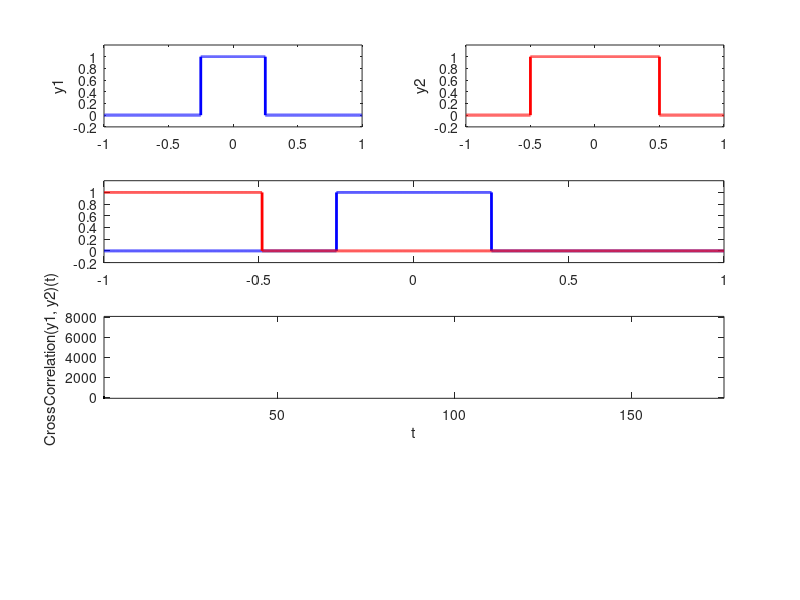
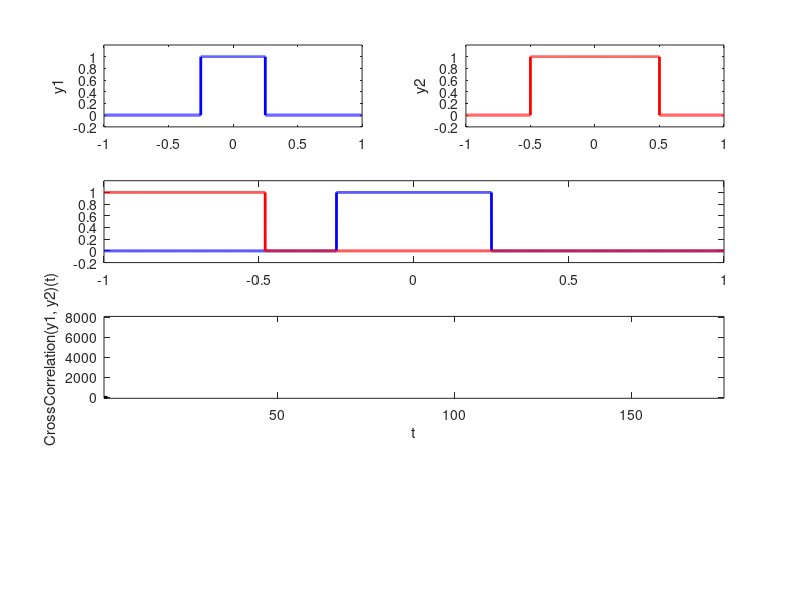
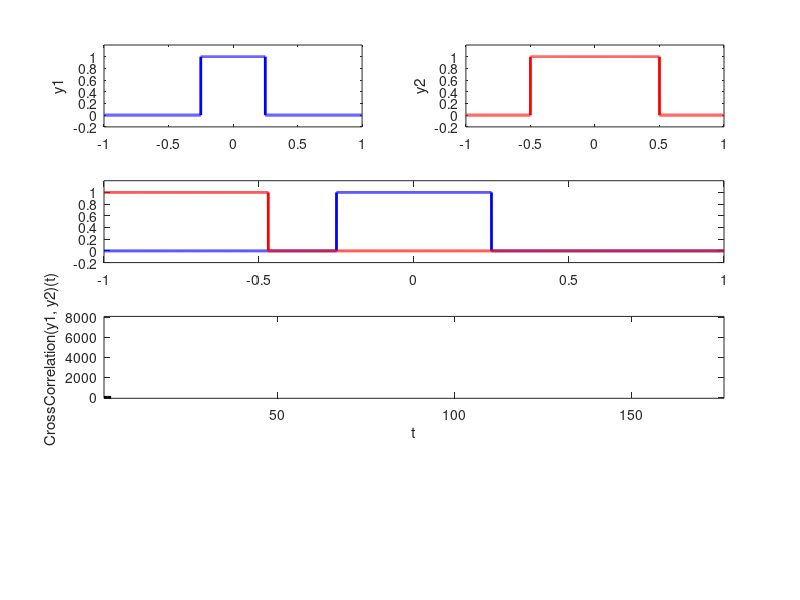
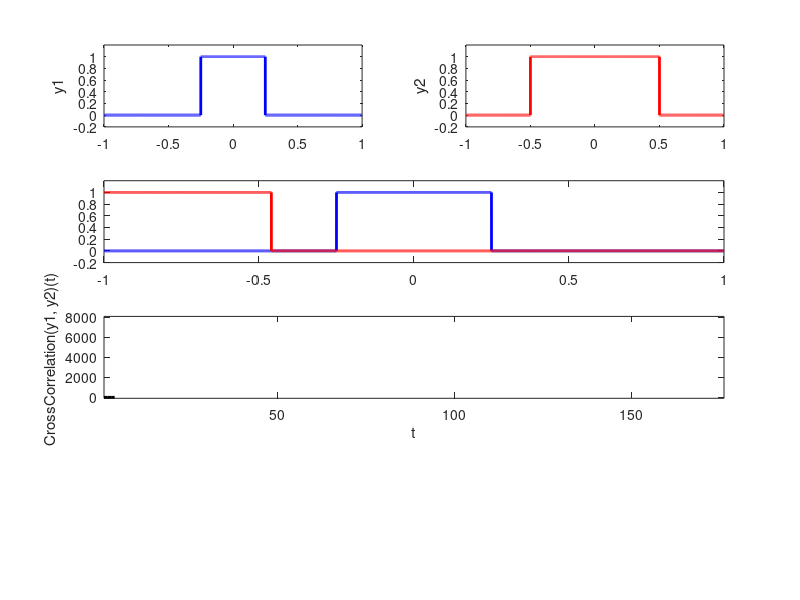

The MATLAB script that drew these images, in order:
%short and long rectangle
function test = test_datatypes()

clc; close all; clear all;

% ========== init some variables:
iteration = 176;
fs = 10000;
t = -1:1/fs:1;

iterationSteps   = 1:1:iteration;
crossCorrelation = zeros(1,iteration);
convolution      = zeros(1,iteration);

set(gcf,'Color',[1 1 1]);


% ========== plot two signals (y1 and y2):
disp('Let y1 and y2 to be defined as following figures:')
disp('============================================================')
y1 = rectpuls(t,0.5);
y2 = rectpuls(t,1);
%y2 = tripuls(t,0.5,-0.999);
subplot(4,2,1);plot(t,y1,'Color','blue','LineWidth',2),axis([-1 1 -0.2 1.2]);
ylabel('y1')
subplot(4,2,2);plot(t,y2,'Color','red','LineWidth',2),axis([-1 1 -0.2 1.2]);
ylabel('y2')


disp('Press Enter to continue ....')
pause



% ========== cross correlation of two signals (y1 and y2):
disp(' ');disp(' ')
disp('Cross Correlation of two signals (y1 and y2):')
disp('============================================================')

for i = 1:iteration
    
    moveStep = (i-100)/100;
    y1 = rectpuls(t,0.5);
    y2 = rectpuls(t-moveStep,1);
    %y2 = tripuls(t-moveStep,0.5,-0.999);

    subplot(4,2,3:4)
    hold off;plot(t,y1,'Color','blue','LineWidth',2),axis([-1 1 -0.2 1.2]);
    hold on; plot(t,y2,'Color','red', 'LineWidth',2),axis([-1 1 -0.2 1.2]);
    
    
    crossCorrelation(i) = sum(y1.*y2);
    
    subplot(4,2,5:6)
    hold off
    plot(iterationSteps(1:i),crossCorrelation(1:i),'Color','black','LineWidth',2); axis([1 iteration -100 8.1e3]);
    xlabel('t')
    ylabel('CrossCorrelation(y1, y2)(t) ')
    print(sprintf("plot-output/%05d.jpg",i));
    pause(0.05)
end


disp('Press Enter to continue ....')
pause



